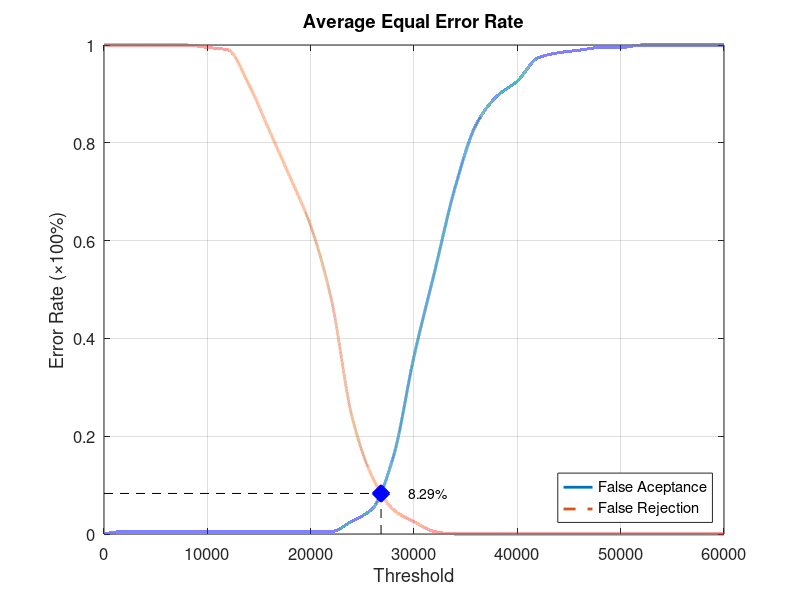
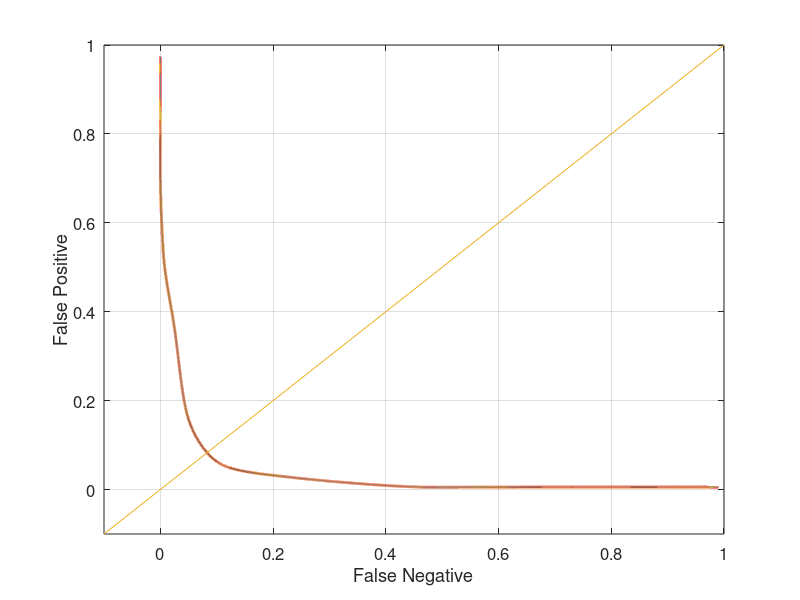

Write the MATLAB code that produced these figures, in order.
function yEER = Database3_3
close all;
clear;
clc;
x = 0:2000:60000;
xq = 0:0.5:60000;

y0 = [0 0.00526316 0.00526316 0.00526316 0.00526316 0.00526316 0.00526316 0.00526316 0.00526316 0.00526316 0.00526316 0.00526316 0.0263158 0.0526316 0.157895 0.363158 0.536842 0.710526 0.836842 0.894737 0.926316 0.973684 0.984211 0.989474 0.994737 0.994737 1 1 1 1 1];
yy0 = interp1(x, y0, xq, 'pchip');
y1 = [1 1 1 1 1 0.995 0.99 0.92 0.825 0.73 0.63 0.48 0.24 0.115 0.05 0.025 0.005 0 0 0 0 0 0 0 0 0 0 0 0 0 0];
yy1 = interp1(x, y1, xq, 'pchip');

% Calculating EER: 
y2 = abs(y0 - y1);
find(y2 == min(y2))
yy2 = abs(yy0 - yy1);
xEER = find(yy2 == min(yy2));
xEERIndex = xq(xEER) % X-axis EER
yEER = yy0(xEER) % Y-axis EER

main = figure
plot(xq, yy0,'-','LineWidth', 2);	hold on
plot(xq, yy1,'--','LineWidth', 2);	hold on
plot([xEERIndex xEERIndex], [0 yEER], 'k--');	hold on
plot([0 xEERIndex], [yEER yEER], 'k--');	hold on
plot(xEERIndex, yEER, 'bx', 'LineWidth', 10);	hold on
text(xEERIndex + 10 * xEERIndex / 100, yEER, [num2str(round((10000 * yEER)) / 100) '%'])
legend('False Aceptance', 'False Rejection', 'Location', 'SouthEast')
xlabel('Threshold')
ylabel('Error Rate (\times100%)')
title('Average Equal Error Rate')
set(gca, 'FontSize', 12)
axis([0 60000 0 1])
grid on

print(main, 'Database3_3Main', '-dpng');
FNRxFPR = figure('Color', [1 1 1]);
plot(yy1, yy0, '-', yy1, yy0, 'LineWidth', 2);
hold on
y = -0.1:0.1:1
plot(y, y); 
set(gca, 'FontSize', 12)
xlabel('False Negative')
ylabel('False Positive')
axis([-0.1 1 -0.1 1])
set(gca, 'FontSize', 12)
grid on

print(FNRxFPR, 'Database3_3FNRxFPR','-dpng');
end
